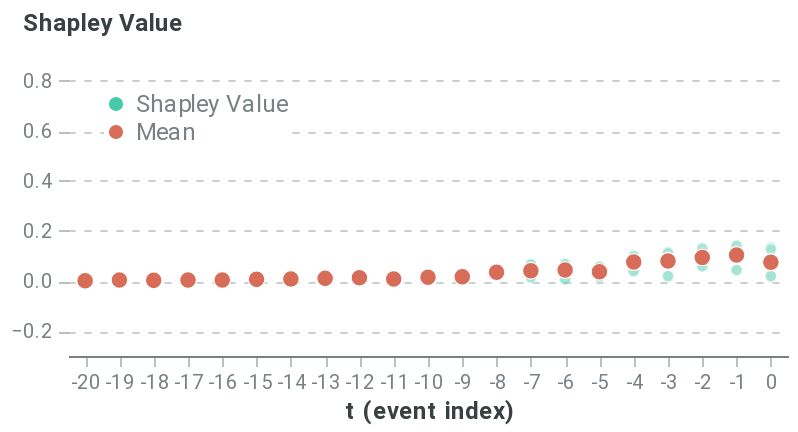

Source (notebook cell):
### Markdown cell above
##### Global event-level

### Code cell
event_dict = {'path': 'outputs/event_all.csv', 'rs': 42, 'nsamples': 32000}
event_data = event_explain_all(f_hs, pos_dataset, sequence_id_feat, average_event, event_dict, prun_indexes, model_features, time_feat)
event_global_plot = plot_global_event(event_data)
event_global_plot

### Figure 1 — Vega-Lite specification as saved in the notebook (floating-point values rounded to 4 significant figures; data arrays with more than 128 entries replaced by an {"elided": "..."} marker saying what was removed)
{"config": {"axis": {"domain": true, "domainColor": "#798184", "grid": false, "gridColor": "#798184", "gridOpacity": 0.5, "gridDash": [3, 5], "gridWidth": 0.8, "gridCap": "round", "labelPadding": 3, "labelFont": "Roboto", "labelColor": "#798184", "tickSize": 5, "tickColor": "#798184", "tickOpacity": 0.5, "titleColor": "#384140", "titleFont": "Roboto", "titleFontSize": 12}, "axisBand": {"domain": true, "ticks": false, "labelPadding": 7}, "axisY": {"domain": false, "titleAlign": "left", "titleAngle": 0, "titleX": -20, "titleY": -10}, "legend": {"labelColor": "#798184", "labelFontSize": 12, "symbolSize": 40, "titleColor": "#384140", "titleFontSize": 12, "titlePadding": 10, "titleFont": "Roboto", "labelFont": "Roboto"}, "line": {"stroke": "#618FE0", "strokeWidth": 2}, "rule": {"stroke": "#798184"}, "path": {"stroke": "#618FE0", "strokeWidth": 0.5}, "rect": {"fill": "#618FE0"}, "point": {"filled": true, "shape": "circle"}, "shape": {"stroke": "#618FE0"}, "bar": {"fill": "#618FE0", "stroke": null}, "text": {"font": "Roboto", "color": "#384140", "fontSize": 12}, "arc": {"stroke": "#fff", "strokeWidth": 1}, "range": {"category": ["#618FE0", "#50D0B0", "#E17560", "#E8B474", "#D889C4", "#34A3BC", "#A583A4"], "ramp": ["#001854", "#002f72", "#04478e", "#1e5fab", "#4477c5", "#6290e1", "#7ea9fd", "#9ec7ff", "#bde4ff"], "heatmap": ["#001854", "#002f72", "#04478e", "#1e5fab", "#4477c5", "#6290e1", "#7ea9fd", "#9ec7ff", "#bde4ff"], "diverging": ["#003b26", "#006b52", "#1aa082", "#55d5b5", "#f5f5f5", "#ffaa92", "#d16f5b", "#9e392c", "#650200"]}, "title": {"anchor": "start", "fontSize": 20, "color": "#384140", "fontWeight": "bold", "offset": 20, "font": "Roboto", "subtitleColor": "#384140", "subtitleFontSize": 16}, "header": {"labelFontSize": 12, "titleFontSize": 16, "labelColor": "#384140", "titleColor": "#384140", "titleFont": "Roboto", "labelFont": "Roboto"}, "group": {"fill": "white"}, "background": "white", "view": {"stroke": "transparent", "continuousHeight": 300, "continuousWidth": 400}}, "data": {"name": "data-a69161f319d2a1762ff95fc6b160cd1d"}, "mark": {"type": "point", "stroke": "white", "strokeWidth": 0.6}, "encoding": {"color": {"type": "nominal", "field": "type", "legend": {"fillColor": "white", "orient": "top-left", "symbolSize": 50, "symbolStrokeWidth": 0, "title": null}, "scale": {"domain": ["Shapley Value", "Mean"], "range": ["#48caaa", "#d76d58"]}}, "opacity": {"condition": {"value": 1.0, "test": "(datum.type === 'Mean')"}, "value": 0.2}, "size": {"condition": {"value": 70, "test": "(datum.type === 'Mean')"}, "value": 30}, "x": {"type": "ordinal", "axis": {"labelAngle": 0}, "field": "t (event index)"}, "y": {"type": "quantitative", "axis": {"grid": true, "titleX": -23}, "field": "Shapley Value", "scale": {"domain": [-0.3, 0.9]}, "title": "Shapley Value"}}, "height": 150, "width": 360, "$schema": "https://vega.github.io/schema/vega-lite/v4.8.1.json", "datasets": {"data-a69161f319d2a1762ff95fc6b160cd1d": {"elided": "201 records"}}}
